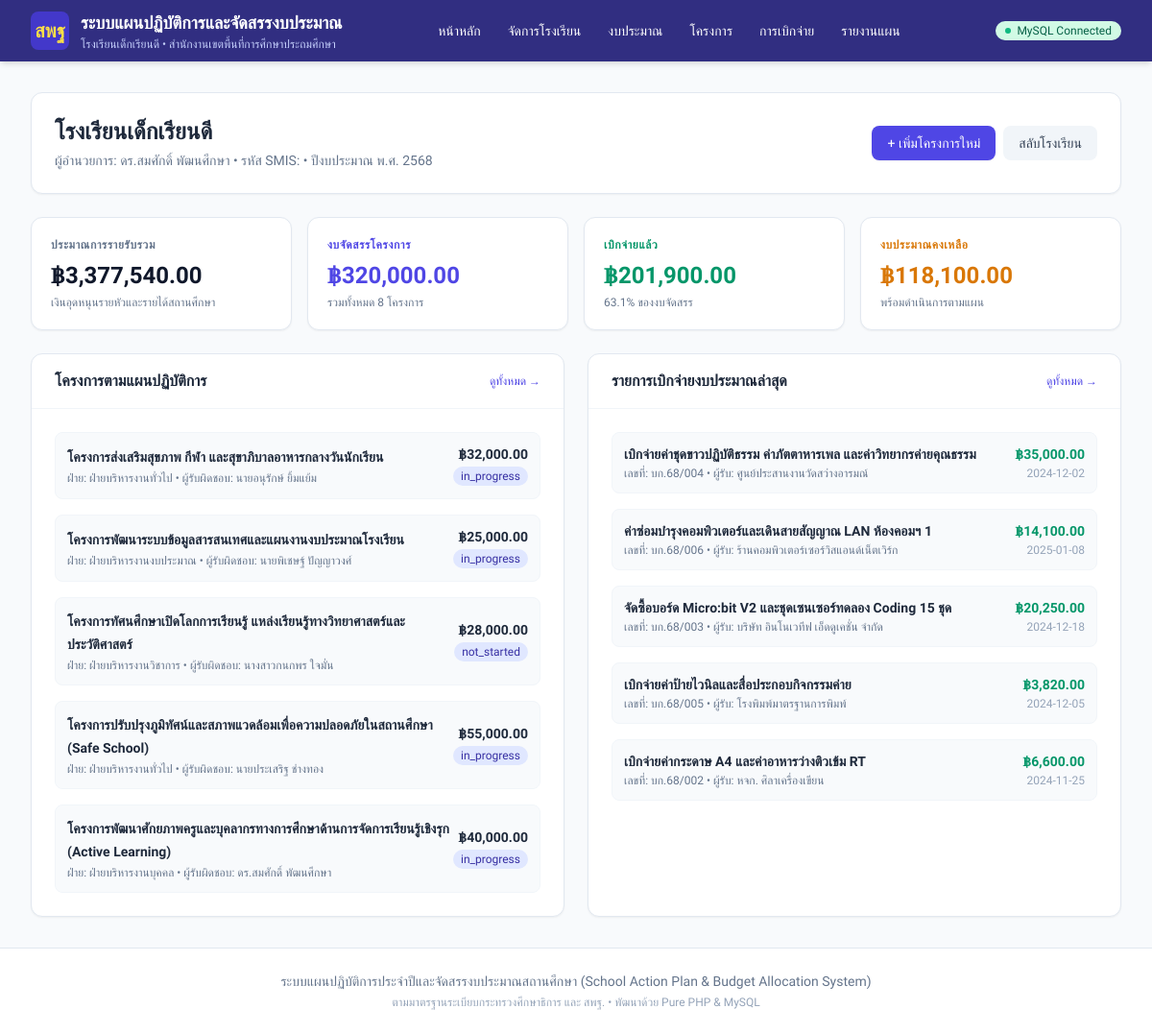
The app's page /php_app/index.php with its own data.
### tables this page shows
CREATE TABLE `schools` (
  `id` INT UNSIGNED NOT NULL AUTO_INCREMENT,
  `school_code` VARCHAR(20) NOT NULL COMMENT 'รหัสสถานศึกษา 10 หลัก',
  `smis_code` VARCHAR(8) NOT NULL COMMENT 'รหัสสมัคร SMIS 8 หลัก สำหรับเปิดใช้งาน',
  `is_active` TINYINT(1) NOT NULL DEFAULT 1 COMMENT 'สถานะ: 1=เปิดใช้งาน, 0=ปิด/ระงับการใช้งาน',
  `school_key` VARCHAR(50) NOT NULL COMMENT 'School ID / Tenant Key ป้องกันข้อมูลชนกัน',
  `admin_username` VARCHAR(50) NOT NULL DEFAULT 'admin' COMMENT 'ID ผู้ดูแลระบบของโรงเรียน',
  `admin_password_plain` VARCHAR(100) DEFAULT '123456' COMMENT 'รหัสผ่านเข้าใช้งานของโรงเรียน',
  `admin_password_hash` VARCHAR(255) DEFAULT NULL COMMENT 'รหัสผ่านแฮช',
  `name` VARCHAR(255) NOT NULL COMMENT 'ชื่อโรงเรียน',
  `address` VARCHAR(255) DEFAULT NULL COMMENT 'ที่อยู่ / หมู่บ้าน',
  `subdistrict` VARCHAR(100) DEFAULT NULL COMMENT 'ตำบล / แขวง',
  `district` VARCHAR(100) DEFAULT NULL COMMENT 'อำเภอ / เขต',
  `province` VARCHAR(100) DEFAULT NULL COMMENT 'จังหวัด',
  `zipcode` VARCHAR(10) DEFAULT NULL COMMENT 'รหัสไปรษณีย์',
  `affiliation` VARCHAR(255) DEFAULT 'สำนักงานคณะกรรมการการศึกษาขั้นพื้นฐาน (สพฐ.)' COMMENT 'สังกัด',
  `education_area` VARCHAR(255) DEFAULT NULL COMMENT 'เขตพื้นที่การศึกษา',
  `fiscal_year` INT UNSIGNED DEFAULT 2568 COMMENT 'ปีงบประมาณปัจจุบัน',
  `director_name` VARCHAR(150) DEFAULT NULL COMMENT 'ชื่อผู้อำนวยการ',
  `phone` VARCHAR(50) DEFAULT NULL COMMENT 'เบอร์โทรศัพท์',
  `email` VARCHAR(100) DEFAULT NULL COMMENT 'อีเมล',
  `student_count` INT UNSIGNED DEFAULT 0 COMMENT 'จำนวนนักเรียน',
  `project_count` INT UNSIGNED DEFAULT 0 COMMENT 'จำนวนโครงการ',
  `total_budget` DECIMAL(15,2) DEFAULT 0.00 COMMENT 'งบประมาณรวม',
  `logo_url` TEXT DEFAULT NULL COMMENT 'โลโก้โรงเรียน',
  `notes` TEXT DEFAULT NULL COMMENT 'หมายเหตุ / บันทึกการเปิดใช้งาน',
  `created_at` TIMESTAMP DEFAULT CURRENT_TIMESTAMP,
  `updated_at` TIMESTAMP DEFAULT CURRENT_TIMESTAMP ON UPDATE CURRENT_TIMESTAMP,
  PRIMARY KEY (`id`),
  UNIQUE KEY `idx_school_code` (`school_code`),
  UNIQUE KEY `idx_smis_code` (`smis_code`),
  UNIQUE KEY `idx_school_key` (`school_key`)
);

CREATE TABLE `projects` (
  `id` INT UNSIGNED NOT NULL AUTO_INCREMENT,
  `school_id` INT UNSIGNED NOT NULL,
  `fiscal_year_id` INT UNSIGNED NOT NULL,
  `strategy_id` INT UNSIGNED DEFAULT NULL,
  `goal_id` INT UNSIGNED DEFAULT NULL,
  `indicator_id` INT UNSIGNED DEFAULT NULL,
  `project_code` VARCHAR(50) NOT NULL COMMENT 'รหัสโครงการ เช่น PROJ-68-01',
  `project_name` VARCHAR(255) NOT NULL COMMENT 'ชื่อโครงการ',
  `rationale` TEXT DEFAULT NULL COMMENT 'หลักการและเหตุผล',
  `objectives` TEXT DEFAULT NULL COMMENT 'วัตถุประสงค์',
  `quantitative_goals` TEXT DEFAULT NULL COMMENT 'เป้าหมายเชิงปริมาณ',
  `qualitative_goals` TEXT DEFAULT NULL COMMENT 'เป้าหมายเชิงคุณภาพ',
  `kpis` TEXT DEFAULT NULL COMMENT 'ตัวชี้วัดความสำเร็จ',
  `procedures` TEXT DEFAULT NULL COMMENT 'วิธีดำเนินงาน/ขั้นตอน',
  `duration_start` DATE DEFAULT NULL COMMENT 'วันเริ่มโครงการ',
  `duration_end` DATE DEFAULT NULL COMMENT 'วันสิ้นสุดโครงการ',
  `location` VARCHAR(255) DEFAULT NULL COMMENT 'สถานที่ดำเนินงาน',
  `target_group` VARCHAR(255) DEFAULT NULL COMMENT 'กลุ่มเป้าหมาย',
  `responsible_person` VARCHAR(150) NOT NULL COMMENT 'ผู้รับผิดชอบโครงการ',
  `responsible_id` INT UNSIGNED DEFAULT NULL COMMENT 'อ้างอิง user_id',
  `proposer_name` VARCHAR(150) DEFAULT NULL COMMENT 'ชื่อ-สกุล ครูผู้เสนอโครงการ',
  `proposer_citizen_id` VARCHAR(13) DEFAULT NULL COMMENT 'เลขประจำตัวประชาชน 13 หลัก ของครูผู้เสนอโครงการ',
  `original_budget` DECIMAL(14, 2) DEFAULT NULL COMMENT 'งบประมาณเดิมก่อนปรับเปลี่ยน',
  `budget_adjusted_at` TIMESTAMP NULL DEFAULT NULL COMMENT 'วันเวลาที่ปรับงบประมาณ',
  `budget_adjusted_by` VARCHAR(150) DEFAULT NULL COMMENT 'ผู้มีอำนาจที่อนุมัติปรับงบ',
  `budget_adjustment_reason` TEXT DEFAULT NULL COMMENT 'เหตุผลการปรับเปลี่ยนงบประมาณ',
  `closed_at` TIMESTAMP NULL DEFAULT NULL COMMENT 'วันเวลาที่ปิดโครงการ',
  `closed_by` VARCHAR(150) DEFAULT NULL COMMENT 'ผู้ปิดโครงการ',
  `closure_notes` TEXT DEFAULT NULL COMMENT 'บันทึกสรุปผลการดำเนินงานเมื่อปิดโครงการ',
  `attachment_name` VARCHAR(255) DEFAULT NULL COMMENT 'ชื่อไฟล์แนบโครงการหรือลิงก์เอกสาร',
  `department` VARCHAR(100) NOT NULL COMMENT 'ฝ่าย/งานที่รับผิดชอบ',
  `budget_source` VARCHAR(150) NOT NULL COMMENT 'แหล่งงบประมาณ',
  `allocated_budget` DECIMAL(14, 2) NOT NULL DEFAULT 0.00 COMMENT 'งบประมาณที่จัดสรร',
  `spent_budget` DECIMAL(14, 2) NOT NULL DEFAULT 0.00 COMMENT 'งบประมาณที่ใช้ไป',
  `remaining_budget` DECIMAL(14, 2) NOT NULL DEFAULT 0.00 COMMENT 'งบประมาณคงเหลือ',
  `status` ENUM('not_started', 'in_progress', 'completed') NOT NULL DEFAULT 'not_started' COMMENT 'สถานะโครงการ',
  `approval_status` ENUM('draft', 'pending', 'approved', 'rejected') NOT NULL DEFAULT 'approved' COMMENT 'สถานะอนุมัติ',
  `sort_order` INT UNSIGNED DEFAULT 1,
  `created_at` TIMESTAMP DEFAULT CURRENT_TIMESTAMP,
  `updated_at` TIMESTAMP DEFAULT CURRENT_TIMESTAMP ON UPDATE CURRENT_TIMESTAMP,
  PRIMARY KEY (`id`),
  UNIQUE KEY `idx_proj_code` (`school_id`, `fiscal_year_id`, `project_code`),
  CONSTRAINT `fk_proj_school` FOREIGN KEY (`school_id`) REFERENCES `schools` (`id`) ON DELETE CASCADE,
  CONSTRAINT `fk_proj_fy` FOREIGN KEY (`fiscal_year_id`) REFERENCES `fiscal_years` (`id`) ON DELETE CASCADE
);

CREATE TABLE `budget_transactions` (
  `id` INT UNSIGNED NOT NULL AUTO_INCREMENT,
  `school_id` INT UNSIGNED NOT NULL,
  `fiscal_year_id` INT UNSIGNED NOT NULL,
  `project_id` INT UNSIGNED NOT NULL,
  `doc_number` VARCHAR(50) NOT NULL COMMENT 'เลขที่เอกสารขอเบิก/ใบเสร็จ',
  `transaction_date` DATE NOT NULL COMMENT 'วันที่ทำรายการ',
  `item_description` VARCHAR(255) NOT NULL COMMENT 'รายการเบิกจ่าย',
  `amount` DECIMAL(14, 2) NOT NULL DEFAULT 0.00 COMMENT 'ยอดเงินที่เบิกจ่าย',
  `payee` VARCHAR(150) NOT NULL COMMENT 'ผู้รับเงิน / ร้านค้า',
  `receipt_number` VARCHAR(100) DEFAULT NULL COMMENT 'เลขที่ใบเสร็จรับเงิน',
  `approved_by` VARCHAR(150) NOT NULL COMMENT 'ผู้อนุมัติ',
  `status` ENUM('pending', 'approved') NOT NULL DEFAULT 'approved',
  `created_at` TIMESTAMP DEFAULT CURRENT_TIMESTAMP,
  `updated_at` TIMESTAMP DEFAULT CURRENT_TIMESTAMP ON UPDATE CURRENT_TIMESTAMP,
  PRIMARY KEY (`id`),
  CONSTRAINT `fk_tx_school` FOREIGN KEY (`school_id`) REFERENCES `schools` (`id`) ON DELETE CASCADE,
  CONSTRAINT `fk_tx_fy` FOREIGN KEY (`fiscal_year_id`) REFERENCES `fiscal_years` (`id`) ON DELETE CASCADE,
  CONSTRAINT `fk_tx_proj` FOREIGN KEY (`project_id`) REFERENCES `projects` (`id`) ON DELETE CASCADE
);

### php_app/index.php (the view, shortened to what the rows shown need)
<?php
require_once __DIR__ . '/config/db.php';
$pdo = getDbConnection();
$activeSchool = getActiveSchool($pdo);
$schoolId = $activeSchool['id'] ?? 1;
$recentProjects = [];
if ($pdo) {
    try {
        $stmtProj = $pdo->prepare("SELECT * FROM `projects` WHERE `school_id` = ? ORDER BY `id` DESC LIMIT 5");
        $stmtProj->execute([$schoolId]);
        $recentProjects = $stmtProj->fetchAll();
    } catch (Exception $e) {}
}
$recentTrans = [];
if ($pdo) {
    try {
        $stmtTrans = $pdo->prepare("SELECT * FROM `budget_transactions` WHERE `school_id` = ? ORDER BY `id` DESC LIMIT 5");
        $stmtTrans->execute([$schoolId]);
        $recentTrans = $stmtTrans->fetchAll();
    } catch (Exception $e) {}
}
require_once __DIR__ . '/includes/header.php';
?>
<div class="space-y-6">
    <div class="flex flex-col sm:flex-row justify-between items-start sm:items-center gap-4 bg-white p-6 rounded-xl shadow-sm border border-slate-200">
        <div>
            <h1 class="text-2xl font-bold text-slate-800">
                <?= htmlspecialchars($activeSchool['name'] ?? 'โรงเรียนของท่าน') ?>
            </h1>
            <p class="text-sm text-slate-500 mt-1">
                ผู้อำนวยการ: <?= htmlspecialchars($activeSchool['director_name'] ?: 'ยังไม่ได้ระบุ') ?> •
                รหัส SMIS: <?= htmlspecialchars($activeSchool['smis_code'] ?? '-') ?> •
                ปีงบประมาณ พ.ศ. 2568
            </p>
        </div>
    </div>
    <div class="grid grid-cols-1 lg:grid-cols-2 gap-6">
        <div class="bg-white rounded-xl shadow-sm border border-slate-200 overflow-hidden">
            <div class="px-6 py-4 border-b border-slate-100 flex justify-between items-center">
                <h2 class="font-bold text-slate-800">โครงการตามแผนปฏิบัติการ</h2>
            </div>
            <div class="p-6">
                <?php if (empty($recentProjects)): ?>
                    <div class="text-center py-8 text-slate-400">
                        <p class="text-sm">ยังไม่มีโครงการในโรงเรียนนี้</p>
                        <a href="/php_app/projects/create.php" class="mt-2 inline-block text-xs font-medium text-indigo-600 underline">
                            + คลิกที่นี่เพื่อเพิ่มโครงการแรก
                        </a>
                    </div>
                <?php else: ?>
                    <div class="space-y-4">
                        <?php foreach ($recentProjects as $p): ?>
                            <div class="flex items-center justify-between p-3 rounded-lg bg-slate-50 border border-slate-100">
                                <div>
                                    <a href="/php_app/projects/view.php?id=<?= $p['id'] ?>" class="font-semibold text-slate-800 hover:text-indigo-600 transition text-sm">
                                        <?= htmlspecialchars($p['project_name']) ?>
                                    </a>
                                    <div class="text-xs text-slate-500 mt-0.5">
                                        ฝ่าย: <?= htmlspecialchars($p['department'] ?? '-') ?> •
                                        ผู้รับผิดชอบ: <?= htmlspecialchars($p['responsible_person'] ?? '-') ?>
                                    </div>
                                </div>
                                <div class="text-right">
                                    <div class="font-bold text-slate-800 text-sm">฿<?= number_format($p['allocated_budget'] ?? 0, 2) ?></div>
                                    <span class="inline-block mt-0.5 px-2 py-0.5 text-xs rounded-full bg-indigo-100 text-indigo-800">
                                        <?= htmlspecialchars($p['status'] ?? 'รอดำเนินการ') ?>
                                    </span>
                                </div>
                            </div>
                        <?php endforeach; ?>
                    </div>
                <?php endif; ?>
            </div>
        </div>
        <div class="bg-white rounded-xl shadow-sm border border-slate-200 overflow-hidden">
            <div class="px-6 py-4 border-b border-slate-100 flex justify-between items-center">
                <h2 class="font-bold text-slate-800">รายการเบิกจ่ายงบประมาณล่าสุด</h2>
            </div>
            <div class="p-6">
                <?php if (empty($recentTrans)): ?>
                    <div class="text-center py-8 text-slate-400">
                        <p class="text-sm">ยังไม่มีรายการเบิกจ่ายในระบบ</p>
                        <a href="/php_app/transactions/create.php" class="mt-2 inline-block text-xs font-medium text-indigo-600 underline">
                            + คลิกเพื่อบันทึกการเบิกจ่าย
                        </a>
                    </div>
                <?php else: ?>
                    <div class="space-y-4">
                        <?php foreach ($recentTrans as $t): ?>
                            <div class="flex items-center justify-between p-3 rounded-lg bg-slate-50 border border-slate-100">
                                <div>
                                    <div class="font-semibold text-slate-800 text-sm">
                                        <?= htmlspecialchars($t['item_description']) ?>
                                    </div>
                                    <div class="text-xs text-slate-500 mt-0.5">
                                        เลขที่: <?= htmlspecialchars($t['doc_number'] ?? '-') ?> •
                                        ผู้รับ: <?= htmlspecialchars($t['payee'] ?? '-') ?>
                                    </div>
                                </div>
                                <div class="text-right">
                                    <div class="font-bold text-emerald-600 text-sm">฿<?= number_format($t['amount'] ?? 0, 2) ?></div>
                                    <div class="text-xs text-slate-400 mt-0.5"><?= htmlspecialchars($t['transaction_date'] ?? '') ?></div>
                                </div>
                            </div>
                        <?php endforeach; ?>
                    </div>
                <?php endif; ?>
            </div>
        </div>
    </div>
</div>
<?php require_once __DIR__ . '/includes/footer.php'; ?>

### php_app/includes/header.php (shortened to what the rows shown need)
<?php
if (!defined('APP_INIT')) {
    require_once __DIR__ . '/../config/db.php';
}
$pdo = getDbConnection();
$activeSchool = getActiveSchool($pdo);
?>
<!DOCTYPE html>
<html lang="th">
<head>
    <script src="https://cdn.tailwindcss.com"></script>
</head>
<body class="bg-slate-50 text-slate-800 min-h-screen flex flex-col">
    <header class="bg-indigo-900 text-white shadow-md no-print">
        <div class="max-w-7xl mx-auto px-4 sm:px-6 lg:px-8">
            <div class="flex items-center justify-between h-16">
                <div class="flex items-center space-x-3">
                    <div>
                        <a href="/php_app/index.php" class="font-bold text-lg hover:text-yellow-200 transition">
                            ระบบแผนปฏิบัติการและจัดสรรงบประมาณ
                        </a>
                        <div class="text-xs text-indigo-200">
                            <?= htmlspecialchars($activeSchool['name'] ?? 'โรงเรียนของท่าน') ?>
                            <?php if (!empty($activeSchool['education_area'])): ?>
                                • <?= htmlspecialchars($activeSchool['education_area']) ?>
                            <?php endif; ?>
                        </div>
                    </div>
                </div>
            </div>
        </div>
    </header>
    <main class="flex-grow max-w-7xl w-full mx-auto px-4 sm:px-6 lg:px-8 py-8">

### records on screen
schools: name "โรงเรียนเด็กเรียนดี", education_area "สำนักงานเขตพื้นที่การศึกษาประถมศึกษา", director_name "ดร.สมศักดิ์ พัฒนศึกษา"
projects: project_name "โครงการส่งเสริมสุขภาพ กีฬา และสุขาภิบาลอาหารกลางวันนักเรียน", department "ฝ่ายบริหารงานทั่วไป", responsible_person "นายอนุรักษ์ ยิ้มแย้ม", allocated_budget "32,000.00", status "in_progress"
projects: project_name "โครงการพัฒนาระบบข้อมูลสารสนเทศและแผนงานงบประมาณโรงเรียน", department "ฝ่ายบริหารงานงบประมาณ", responsible_person "นายพิเชษฐ์ ปัญญาวงศ์", allocated_budget "25,000.00", status "in_progress"
projects: project_name "โครงการทัศนศึกษาเปิดโลกการเรียนรู้ แหล่งเรียนรู้ทางวิทยาศาสตร์และประวัติศาสตร์", department "ฝ่ายบริหารงานวิชาการ", responsible_person "นางสาวกนกพร ใจมั่น", allocated_budget "28,000.00", status "not_started"
projects: project_name "โครงการปรับปรุงภูมิทัศน์และสภาพแวดล้อมเพื่อความปลอดภัยในสถานศึกษา (Safe School)", department "ฝ่ายบริหารงานทั่วไป", responsible_person "นายประเสริฐ ช่างทอง", allocated_budget "55,000.00", status "in_progress"
projects: project_name "โครงการพัฒนาศักยภาพครูและบุคลากรทางการศึกษาด้านการจัดการเรียนรู้เชิงรุก (Active Learning)", department "ฝ่ายบริหารงานบุคคล", responsible_person "ดร.สมศักดิ์ พัฒนศึกษา", allocated_budget "40,000.00", status "in_progress"
budget_transactions: item_description "เบิกจ่ายค่าชุดขาวปฏิบัติธรรม ค่าภัตตาหารเพล และค่าวิทยากรค่ายคุณธรรม", doc_number "บก.68/004", payee "ศูนย์ประสานงานวัดสว่างอารมณ์", amount "35,000.00", transaction_date "2024-12-02"
budget_transactions: item_description "ค่าซ่อมบำรุงคอมพิวเตอร์และเดินสายสัญญาณ LAN ห้องคอมฯ 1", doc_number "บก.68/006", payee "ร้านคอมพิวเตอร์เซอร์วิสแอนด์เน็ตเวิร์ก", amount "14,100.00", transaction_date "2025-01-08"
budget_transactions: item_description "จัดซื้อบอร์ด Micro:bit V2 และชุดเซนเซอร์ทดลอง Coding 15 ชุด", doc_number "บก.68/003", payee "บริษัท อินโนเวทีฟ เอ็ดดูเคชั่น จำกัด", amount "20,250.00", transaction_date "2024-12-18"
budget_transactions: item_description "เบิกจ่ายค่าป้ายไวนิลและสื่อประกอบกิจกรรมค่าย", doc_number "บก.68/005", payee "โรงพิมพ์มาตรฐานการพิมพ์", amount "3,820.00", transaction_date "2024-12-05"
budget_transactions: item_description "เบิกจ่ายค่ากระดาษ A4 และค่าอาหารว่างติวเข้ม RT", doc_number "บก.68/002", payee "หจก. ศิลาเครื่องเขียน", amount "6,600.00", transaction_date "2024-11-25"

### other values on screen
$totalRevenues "3,377,540.00"
$totalAllocatedBudget "320,000.00"
$totalProjects "8"
$totalSpentBudget "201,900.00"
$spentPct "63.1"
$totalRemainingBudget "118,100.00"
